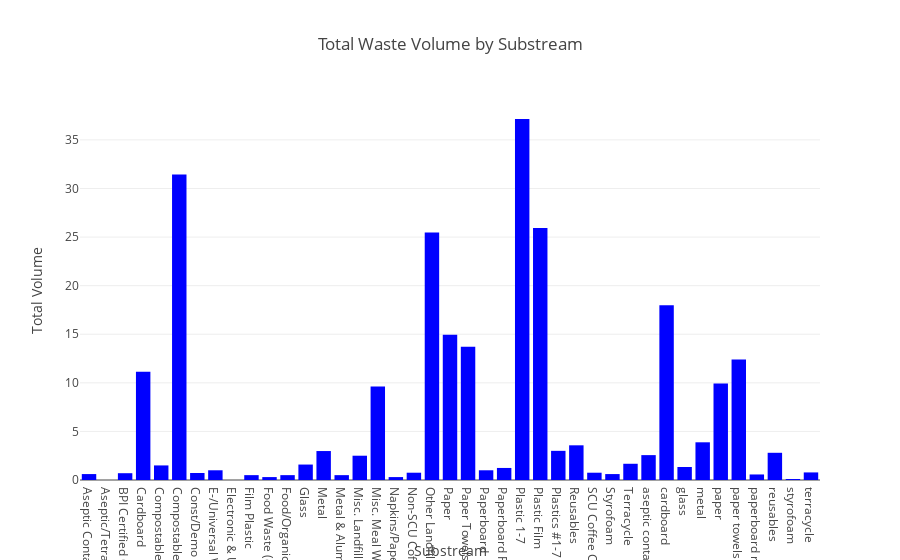

Write notebook code for a chart like this one.
### Code cell
# Group the data by Substream and calculate the total volume for each substream
grouped_data = data.groupby('Substream')['Volume'].sum().reset_index()

# Create the bar chart using Plotly
fig = go.Figure(data=go.Bar(
    x=grouped_data['Substream'],
    y=grouped_data['Volume'],
    marker=dict(color='blue')
))

# Customize the layout
fig.update_layout(
    title='Total Waste Volume by Substream',
    xaxis_title='Substream',
    yaxis_title='Total Volume')

# Display the interactive bar chart
fig.show()

### Figure 1 — Plotly figure (JSON) as saved in the notebook; plotly's stock layout.template omitted (floating-point values rounded to 4 significant figures)
{"data": [{"marker": {"color": "blue"}, "type": "bar", "x": ["Aseptic Containers", "Aseptic/Tetra-Pak", "BPI Certified Compostable To-Go Ware", "Cardboard", "Compostable Dining Waste (non-edible)", "Compostable Food Containers", "Const/Demo Waste", "E-/Universal Waste", "Electronic & Universal Waste", "Film Plastic", "Food Waste (edible)", "Food/Organic Waste", "Glass", "Metal", "Metal & Aluminum", "Misc. Landfill", "Misc. Meal Waste", "Napkins/Paper Towels", "Non-SCU Coffee Cups", "Other Landfill", "Paper", "Paper Towels", "Paperboard", "Paperboard Rolls", "Plastic 1-7", "Plastic Film", "Plastics #1-7", "Reusables", "SCU Coffee Cups", "Styrofoam", "Terracycle", "aseptic containers", "cardboard", "glass", "metal", "paper", "paper towels", "paperboard rolls", "reusables", "styrofoam", "terracycle"], "y": [0.61, 0, 0.7, 11.13, 1.5, 31.43, 0.72, 1, 0, 0.5, 0.3, 0.5, 1.59, 2.98, 0.5, 2.5, 9.62, 0.3, 0.75, 25.46, 14.96, 13.71, 1, 1.24, 37.15, 25.93, 3, 3.57, 0.75, 0.61, 1.67, 2.56, 17.99, 1.34, 3.88, 9.94, 12.4, 0.57, 2.8, 0.1, 0.78]}], "layout": {"title": {"text": "Total Waste Volume by Substream"}, "xaxis": {"title": {"text": "Substream"}}, "yaxis": {"title": {"text": "Total Volume"}}}}
